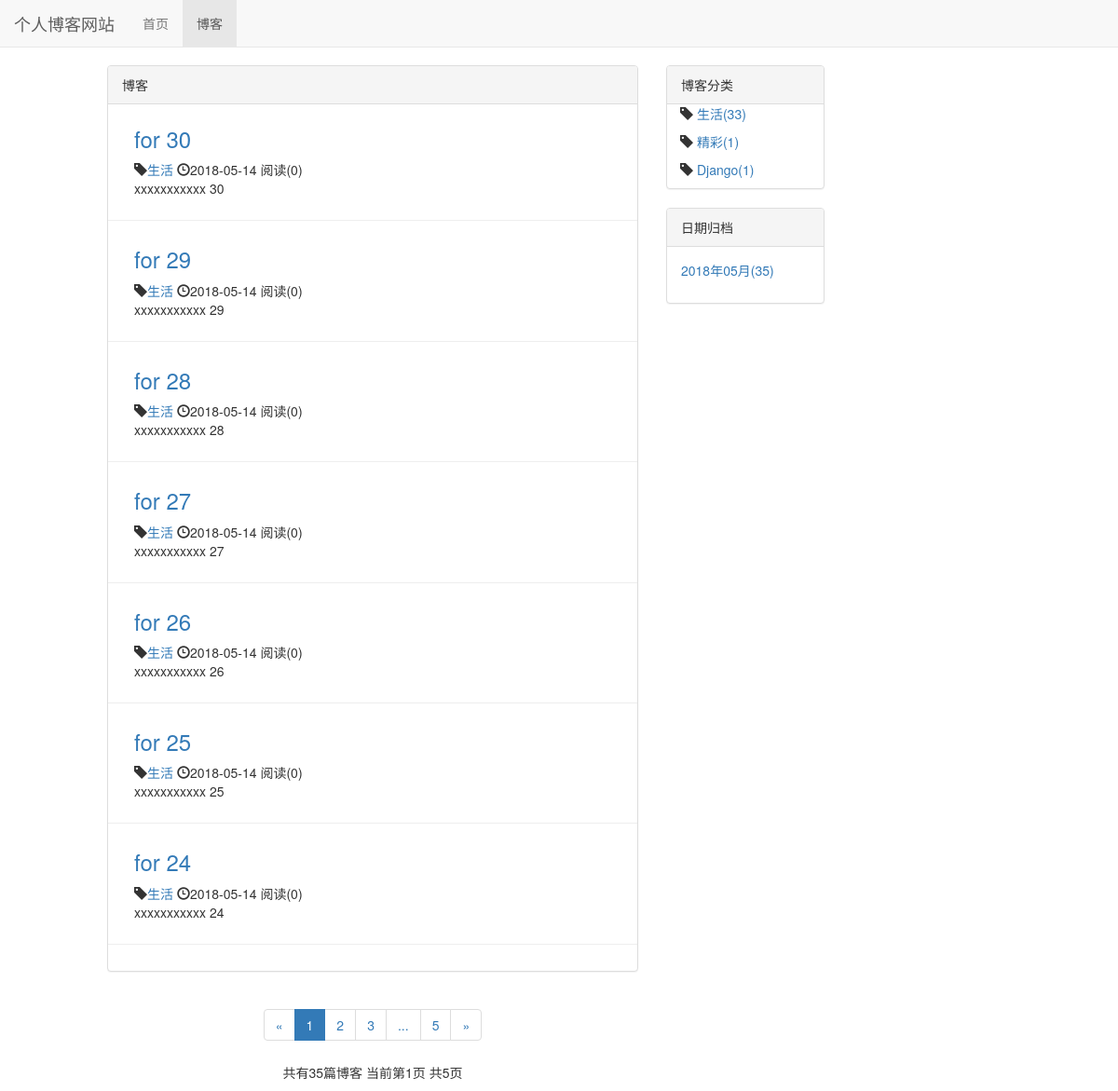
The page /blog/ on the database as committed earlier.
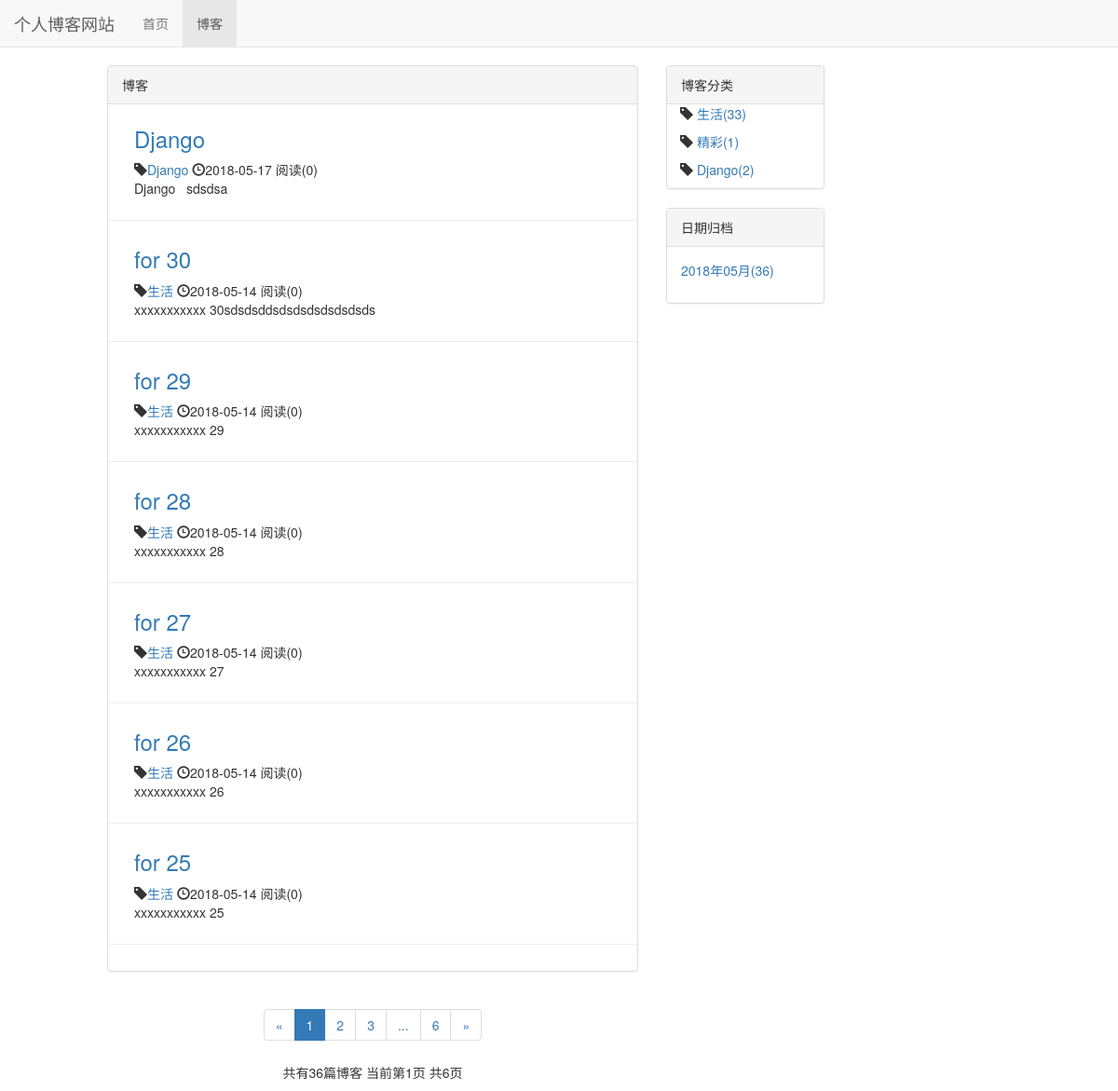
The same page on the database as committed later.
### blog/models.py (models this page shows, shortened)
class Blog(models.Model,ReadNumExpandMethod):
    title = models.CharField(max_length=50)
    type_name = models.ForeignKey(BlogType,on_delete = models.DO_NOTHING)
    content = RichTextUploadingField()
    author = models.ForeignKey(User,on_delete=models.DO_NOTHING)
    read_datails = GenericRelation(ReadDetail)
    created_time = models.DateTimeField(auto_now_add = True)
    last_update_time =models.DateTimeField(auto_now = True)
    class Meta:
        ordering = ['-created_time']

class BlogType(models.Model):
    type_name = models.CharField(max_length= 10)
    def __str__(self):
        return self.type_name

### blog/views.py (the view)
# urls.py: path('',blog_list,name='blog_list'),
def blog_list(request):
    blogs_all_list = Blog.objects.all()
    context = blog_public_basc(request,blogs_all_list)
    return render_to_response('blog/blog_list.html',context)

### read_statistics/models.py (called while the page is built)
    def get_read_num(self):
        try:
            ct = ContentType.objects.get_for_model(self)
            readnum = ReadNum.objects.get(content_type=ct,object_id = self.pk)
            return readnum.read_num
        except exceptions.ObjectDoesNotExist:
            return 0

### blog/templates/blog/blog_list.html (shortened to what the changed rows need)
{% extends 'base.html' %}
{% load staticfiles %}
{% block style_css %}
    <link rel="stylesheet" href="{% static 'blog.css' %}">
{% endblock %}
{% block content %}
    <div class="container-fluid">
        <div class="row">
            <div class="col-xs-12 col-sm-6 col-xs-offset-1">
                <div class="panel panel-default">
                    <div class="panel-boby">
                        {% for blog in blogs %}
                        <div class="blog">
                           <h3><a href="{% url 'blog_datail' blog.pk %}">{{ blog.title }}</a></h3>
                            <p class="blog-info">
                                <span class="glyphicon glyphicon-tag"></span><a href="{% url 'blogs_type' blog.type_name.pk %}">{{blog.type_name}}</a>
                                <span class="glyphicon glyphicon-time"></span>{{blog.created_time|date:"Y-m-d"}}
                                阅读({{blog.get_read_num }})
                            </p>
                            <p>{{ blog.content|striptags|safe|truncatechars:200}}</p>
                        </div>
                        {% empty%}
                            <div class="blog">
                                <h3>-- 暂无博客 --</h3>
                            </div>
                        {% endfor %}
                    </div>
                </div>
                <div class="paginator">
                      <ul class="pagination">
                        <li>
                         </li>
                    {% for page_num in page_range %}
                          {% if page_num == page_of_blogs.number %}
                                <li class="active"><span>{{ page_num }}</span></li>
                          {% else %}
                                {% if page_num == '...'%}
                                    <li><span>{{ page_num }}</span></li>
                                {% else %}
                                    <li><a href="?page={{ page_num }}">{{ page_num }}</a></li>
                                {% endif %}
                          {% endif %}
                    {% endfor %}
                        <li>
                        </li>
                      </ul>
                    <p>
                        共有{{ page_of_blogs.paginator.count }}篇博客
                        当前第{{ page_of_blogs.number }}页 共{{ page_of_blogs.paginator.num_pages }}页
                    </p>
                </div>
            </div>
            <div class="hidden-xs col-sm-2">
                <div class="panel panel-default">
                    <div class="panel-boby">
                        {% for types in type_name %}
                        <ul class="blog_types">
                            <li>
                                <span class="glyphicon glyphicon-tag"></span>
                                <a href="{% url 'blogs_type' types.pk %}">{{types.type_name}}({{types.blog_count}})</a>
                            </li>
                        </ul>
                        {% endfor %}
                    </div>
                </div>
                <div class="panel panel-default">
                    <div class="panel-body">
                        <ul>
                            {% for blog_date,blog_count in blog_dates.items %}
                            <li><a href="{% url 'blog_date' blog_date.year blog_date.month%}">
                                {{blog_date|date:"Y年m月"}}({{ blog_count }})
                            <a></li>
                            {% endfor %}
                        </ul>
                    </div>
                </div>
            </div>
        </div>
    </div>
{% endblock %}

Rows that differ between the two databases and show on the page:
no longer on this page (row unchanged): Blog: title "for 24", type_name "生活", created_time "2018-05-14", get_read_num "0", content "xxxxxxxxxxx 24"
added Blog: title "Django", type_name "Django", created_time "2018-05-17", get_read_num "0", content "Django sdsdsa"
changed Blog "for 30": content "xxxxxxxxxxx 30" → "xxxxxxxxxxx 30sdsdsddsdsdsdsdsdsdsds"
computed for BlogType "Django": blog_count "1" → "2"
Other text that changed with them:
{{ page_of_blogs.paginator.count }}: "35" → "36"
{{ page_of_blogs.paginator.num_pages }}: "5" → "6"
new list line: "6"
new list line: "2018年05月 ( 36 )"
list line gone: "5"
list line gone: "2018年05月 ( 35 )"
